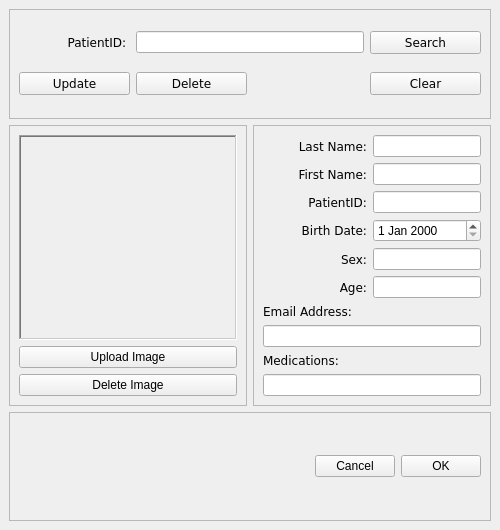
<?xml version="1.0" encoding="UTF-8"?>
<ui version="4.0">
 <class>ViewPatientProfile</class>
 <widget class="QMainWindow" name="ViewPatientProfile">
  <property name="geometry">
   <rect>
    <x>0</x>
    <y>0</y>
    <width>500</width>
    <height>530</height>
   </rect>
  </property>
  <property name="windowTitle">
   <string>MainWindow</string>
  </property>
  <widget class="QWidget" name="centralwidget">
   <layout class="QGridLayout" name="gridLayout_5">
    <item row="0" column="0" colspan="2">
     <widget class="QFrame" name="patProfile_function_frame">
      <property name="frameShape">
       <enum>QFrame::StyledPanel</enum>
      </property>
      <property name="frameShadow">
       <enum>QFrame::Raised</enum>
      </property>
      <layout class="QGridLayout" name="gridLayout">
       <item row="0" column="0">
        <widget class="QLabel" name="patSearch_label">
         <property name="font">
          <font>
           <family>Verdana</family>
          </font>
         </property>
         <property name="text">
          <string>PatientID: </string>
         </property>
         <property name="alignment">
          <set>Qt::AlignRight|Qt::AlignTrailing|Qt::AlignVCenter</set>
         </property>
        </widget>
       </item>
       <item row="0" column="1" colspan="2">
        <widget class="QLineEdit" name="patSearch_lineEdit"/>
       </item>
       <item row="0" column="3">
        <widget class="QPushButton" name="patSearch_btn">
         <property name="font">
          <font>
           <family>Verdana</family>
          </font>
         </property>
         <property name="text">
          <string>Search</string>
         </property>
         <property name="icon">
          <iconset resource="resource.qrc">
           <normaloff>:/icon/icons/search.svg</normaloff>:/icon/icons/search.svg</iconset>
         </property>
         <property name="iconSize">
          <size>
           <width>20</width>
           <height>20</height>
          </size>
         </property>
        </widget>
       </item>
       <item row="1" column="0">
        <widget class="QPushButton" name="patUpdate_btn">
         <property name="font">
          <font>
           <family>Verdana</family>
          </font>
         </property>
         <property name="text">
          <string>Update</string>
         </property>
         <property name="icon">
          <iconset resource="resource.qrc">
           <normaloff>:/icon/icons/update.svg</normaloff>:/icon/icons/update.svg</iconset>
         </property>
         <property name="iconSize">
          <size>
           <width>20</width>
           <height>20</height>
          </size>
         </property>
        </widget>
       </item>
       <item row="1" column="1">
        <widget class="QPushButton" name="patDelete_btn">
         <property name="font">
          <font>
           <family>Verdana</family>
          </font>
         </property>
         <property name="text">
          <string>Delete</string>
         </property>
         <property name="icon">
          <iconset resource="resource.qrc">
           <normaloff>:/icon/icons/delete.svg</normaloff>:/icon/icons/delete.svg</iconset>
         </property>
         <property name="iconSize">
          <size>
           <width>20</width>
           <height>20</height>
          </size>
         </property>
        </widget>
       </item>
       <item row="1" column="3">
        <widget class="QPushButton" name="patClear_btn">
         <property name="font">
          <font>
           <family>Verdana</family>
          </font>
         </property>
         <property name="text">
          <string>Clear</string>
         </property>
         <property name="icon">
          <iconset resource="resource.qrc">
           <normaloff>:/icon/icons/clear.svg</normaloff>:/icon/icons/clear.svg</iconset>
         </property>
         <property name="iconSize">
          <size>
           <width>20</width>
           <height>20</height>
          </size>
         </property>
        </widget>
       </item>
      </layout>
     </widget>
    </item>
    <item row="1" column="0">
     <widget class="QFrame" name="patProfilePic_frame">
      <property name="frameShape">
       <enum>QFrame::StyledPanel</enum>
      </property>
      <property name="frameShadow">
       <enum>QFrame::Raised</enum>
      </property>
      <layout class="QGridLayout" name="gridLayout_2">
       <item row="1" column="0">
        <widget class="QPushButton" name="patUploadImg_btn">
         <property name="text">
          <string>Upload Image</string>
         </property>
        </widget>
       </item>
       <item row="2" column="0">
        <widget class="QPushButton" name="patDeleteImg_btn">
         <property name="text">
          <string>Delete Image</string>
         </property>
        </widget>
       </item>
       <item row="0" column="0">
        <widget class="QLabel" name="profilePic_label">
         <property name="minimumSize">
          <size>
           <width>180</width>
           <height>160</height>
          </size>
         </property>
         <property name="frameShape">
          <enum>QFrame::WinPanel</enum>
         </property>
         <property name="frameShadow">
          <enum>QFrame::Sunken</enum>
         </property>
         <property name="text">
          <string/>
         </property>
        </widget>
       </item>
      </layout>
     </widget>
    </item>
    <item row="1" column="1">
     <widget class="QFrame" name="patProfile_info_frame">
      <property name="frameShape">
       <enum>QFrame::StyledPanel</enum>
      </property>
      <property name="frameShadow">
       <enum>QFrame::Raised</enum>
      </property>
      <layout class="QGridLayout" name="gridLayout_3">
       <item row="9" column="0" colspan="4">
        <widget class="QLineEdit" name="patSearch_lineEdit_7"/>
       </item>
       <item row="3" column="0" colspan="2">
        <widget class="QLabel" name="patSearchlabel_4">
         <property name="font">
          <font>
           <family>Verdana</family>
          </font>
         </property>
         <property name="text">
          <string>Birth Date:</string>
         </property>
         <property name="alignment">
          <set>Qt::AlignRight|Qt::AlignTrailing|Qt::AlignVCenter</set>
         </property>
        </widget>
       </item>
       <item row="2" column="0" colspan="2">
        <widget class="QLabel" name="patSearchlabel_3">
         <property name="font">
          <font>
           <family>Verdana</family>
          </font>
         </property>
         <property name="text">
          <string>PatientID:</string>
         </property>
         <property name="alignment">
          <set>Qt::AlignRight|Qt::AlignTrailing|Qt::AlignVCenter</set>
         </property>
        </widget>
       </item>
       <item row="7" column="0" colspan="4">
        <widget class="QLineEdit" name="patSearch_lineEdit_6"/>
       </item>
       <item row="4" column="2" colspan="2">
        <widget class="QLineEdit" name="patSearch_lineEdit_4"/>
       </item>
       <item row="1" column="0" colspan="2">
        <widget class="QLabel" name="patSearchlabel_2">
         <property name="font">
          <font>
           <family>Verdana</family>
          </font>
         </property>
         <property name="text">
          <string>First Name:</string>
         </property>
         <property name="alignment">
          <set>Qt::AlignRight|Qt::AlignTrailing|Qt::AlignVCenter</set>
         </property>
        </widget>
       </item>
       <item row="0" column="0" colspan="2">
        <widget class="QLabel" name="patSearchlabel_1">
         <property name="font">
          <font>
           <family>Verdana</family>
          </font>
         </property>
         <property name="text">
          <string>Last Name:</string>
         </property>
         <property name="alignment">
          <set>Qt::AlignRight|Qt::AlignTrailing|Qt::AlignVCenter</set>
         </property>
        </widget>
       </item>
       <item row="3" column="2" colspan="2">
        <widget class="QDateEdit" name="patSearch_dateEdit"/>
       </item>
       <item row="2" column="2" colspan="2">
        <widget class="QLineEdit" name="patSearch_lineEdit_3"/>
       </item>
       <item row="1" column="2" colspan="2">
        <widget class="QLineEdit" name="patSearch_lineEdit_2"/>
       </item>
       <item row="0" column="2" colspan="2">
        <widget class="QLineEdit" name="patSearch_lineEdit_1"/>
       </item>
       <item row="4" column="1">
        <widget class="QLabel" name="patSearchlabel_5">
         <property name="font">
          <font>
           <family>Verdana</family>
          </font>
         </property>
         <property name="text">
          <string>Sex:</string>
         </property>
         <property name="alignment">
          <set>Qt::AlignRight|Qt::AlignTrailing|Qt::AlignVCenter</set>
         </property>
        </widget>
       </item>
       <item row="5" column="2" colspan="2">
        <widget class="QLineEdit" name="patSearch_lineEdit_5"/>
       </item>
       <item row="5" column="1">
        <widget class="QLabel" name="patSearchlabel_6">
         <property name="font">
          <font>
           <family>Verdana</family>
          </font>
         </property>
         <property name="text">
          <string>Age:</string>
         </property>
         <property name="alignment">
          <set>Qt::AlignRight|Qt::AlignTrailing|Qt::AlignVCenter</set>
         </property>
        </widget>
       </item>
       <item row="6" column="0" colspan="2">
        <widget class="QLabel" name="patSearchlabel_7">
         <property name="font">
          <font>
           <family>Verdana</family>
          </font>
         </property>
         <property name="text">
          <string>Email Address: </string>
         </property>
        </widget>
       </item>
       <item row="8" column="0" colspan="2">
        <widget class="QLabel" name="patSearchlabel_8">
         <property name="font">
          <font>
           <family>Verdana</family>
          </font>
         </property>
         <property name="text">
          <string>Medications:</string>
         </property>
        </widget>
       </item>
      </layout>
     </widget>
    </item>
    <item row="2" column="0" colspan="2">
     <widget class="QFrame" name="patProfile_apply_frame">
      <property name="frameShape">
       <enum>QFrame::StyledPanel</enum>
      </property>
      <property name="frameShadow">
       <enum>QFrame::Raised</enum>
      </property>
      <layout class="QGridLayout" name="gridLayout_4">
       <item row="0" column="0">
        <spacer name="horizontalSpacer">
         <property name="orientation">
          <enum>Qt::Horizontal</enum>
         </property>
         <property name="sizeHint" stdset="0">
          <size>
           <width>297</width>
           <height>20</height>
          </size>
         </property>
        </spacer>
       </item>
       <item row="0" column="1">
        <widget class="QPushButton" name="patCancel_btn">
         <property name="text">
          <string>Cancel</string>
         </property>
        </widget>
       </item>
       <item row="0" column="2">
        <widget class="QPushButton" name="patOk_btn">
         <property name="text">
          <string>OK</string>
         </property>
        </widget>
       </item>
      </layout>
     </widget>
    </item>
   </layout>
  </widget>
 </widget>
 <resources>
  <include location="resource.qrc"/>
 </resources>
 <connections>
  <connection>
   <sender>patCancel_btn</sender>
   <signal>clicked()</signal>
   <receiver>ViewPatientProfile</receiver>
   <slot>close()</slot>
   <hints>
    <hint type="sourcelabel">
     <x>352</x>
     <y>474</y>
    </hint>
    <hint type="destinationlabel">
     <x>449</x>
     <y>498</y>
    </hint>
   </hints>
  </connection>
  <connection>
   <sender>patOk_btn</sender>
   <signal>clicked()</signal>
   <receiver>ViewPatientProfile</receiver>
   <slot>close()</slot>
   <hints>
    <hint type="sourcelabel">
     <x>441</x>
     <y>468</y>
    </hint>
    <hint type="destinationlabel">
     <x>458</x>
     <y>498</y>
    </hint>
   </hints>
  </connection>
 </connections>
</ui>
